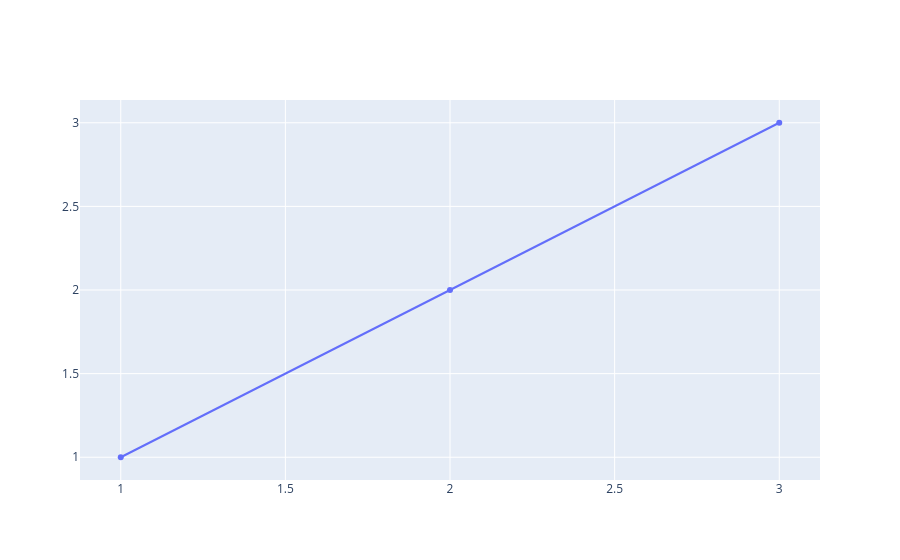

Here is the notebook cell this chart was saved with:
### Code cell
# import plotly.express as px # 관례적으로, 
import plotly.graph_objects as go

fig = go.Figure()

fig.add_trace(
    go.Scatter(
        x=[1, 2, 3],
        y=[1, 2, 3]
)

fig.update_layout(
    
)

fig.show()

### Figure 1 — Plotly figure (JSON) as saved in the notebook; plotly's stock layout.template omitted (floating-point values rounded to 4 significant figures)
{"data": [{"type": "scatter", "x": [1, 2, 3], "y": [1, 2, 3]}], "layout": {}}
